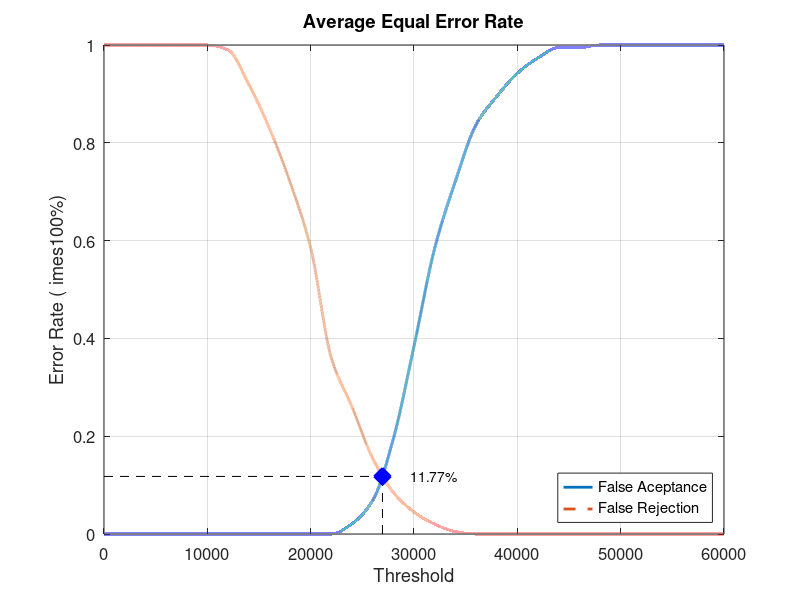
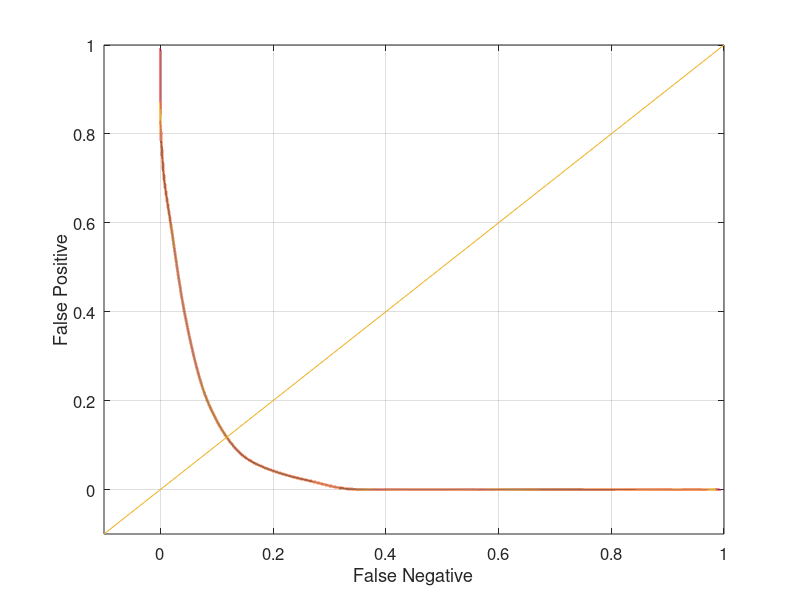

These charts were generated, in order, by the following MATLAB code:
close all;
clear;
clc;
x = 0:2000:60000;
xq = 0:0.5:60000;

y0 = [0 0 0 0 0 0 0 0 0 0 0 0 0.0210526 0.0684211 0.194737 0.384211 0.584211 0.721053 0.836842 0.894737 0.942105 0.973684 0.994737 0.994737 1 1 1 1 1 1 1]
yy0 = interp1(x, y0, xq, 'pchip');
y1 = [1 1 1 1 1 1 0.99 0.92 0.83 0.72 0.585 0.36 0.26 0.155 0.085 0.045 0.02 0.005 0 0 0 0 0 0 0 0 0 0 0 0 0]
yy1 = interp1(x, y1, xq, 'pchip');

% Calculating EER: 
y2 = abs(y0 - y1);
find(y2 == min(y2))
yy2 = abs(yy0 - yy1);
xEER = find(yy2 == min(yy2));
xEERIndex = xq(xEER) % X-axis EER
yEER = yy0(xEER) % Y-axis EER

main = figure
plot(xq, yy0,'-','LineWidth', 2);	hold on
plot(xq, yy1,'--','LineWidth', 2);	hold on
plot([xEERIndex xEERIndex], [0 yEER], 'k--');	hold on
plot([0 xEERIndex], [yEER yEER], 'k--');	hold on
plot(xEERIndex, yEER, 'bx', 'LineWidth', 10);	hold on
text(xEERIndex + 10 * xEERIndex / 100, yEER, [num2str(round((10000 * yEER)) / 100) '%'])
legend('False Aceptance', 'False Rejection', 'Location', 'SouthEast')
xlabel('Threshold')
ylabel('Error Rate (	imes100%)')
title('Average Equal Error Rate')
set(gca, 'FontSize', 12)
axis([0 60000 0 1])
grid on

print(main, 'Database3_3Main', '-dpng');
FNRxFPR = figure('Color', [1 1 1]);
plot(yy1, yy0, '-', yy1, yy0, 'LineWidth', 2);
hold on
y = -0.1:0.1:1
plot(y, y); 
set(gca, 'FontSize', 12)
xlabel('False Negative')
ylabel('False Positive')
axis([-0.1 1 -0.1 1])
set(gca, 'FontSize', 12)
grid on

print(FNRxFPR, 'Database3_3FNRxFPR','-dpng');
